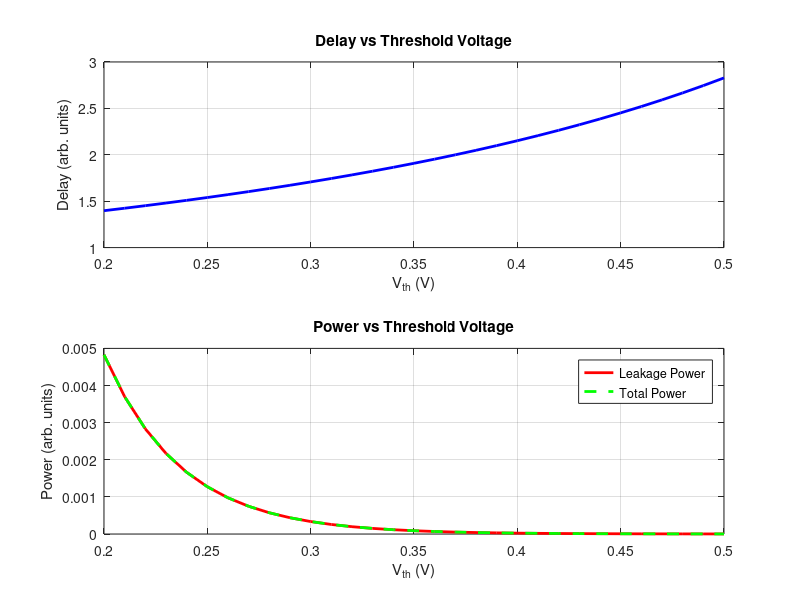

MATLAB code to generate this figure:
% Parameters
Vdd = 1.0;              % Supply voltage (V)
alpha = 1.5;            % Alpha-power law exponent
n = 1.5;                % Subthreshold slope factor
Vt = 0.025;             % Thermal voltage (V)
C = 1e-15;              % Load capacitance (F)
f = 1e9;                % Frequency (Hz)
activity = 0.1;         % Switching activity

% Vth sweep
Vth = 0.2:0.01:0.5;

% Delay model (Alpha-Power Law)
delay = Vdd ./ (Vdd - Vth).^alpha;

% Leakage Power model
Pleak = exp(-Vth ./ (n * Vt));

% Dynamic Power (constant)
Pdyn = activity * C * Vdd^2 * f;

% Total Power
Ptotal = Pdyn + Pleak;

% Plotting
figure;
subplot(2,1,1);
plot(Vth, delay, 'b', 'LineWidth', 2);
xlabel('V_{th} (V)'); ylabel('Delay (arb. units)');
title('Delay vs Threshold Voltage'); grid on;

subplot(2,1,2);
plot(Vth, Pleak, 'r', 'LineWidth', 2); hold on;
plot(Vth, Ptotal, 'g--', 'LineWidth', 2);
xlabel('V_{th} (V)'); ylabel('Power (arb. units)');
title('Power vs Threshold Voltage');
legend('Leakage Power', 'Total Power'); grid on;
